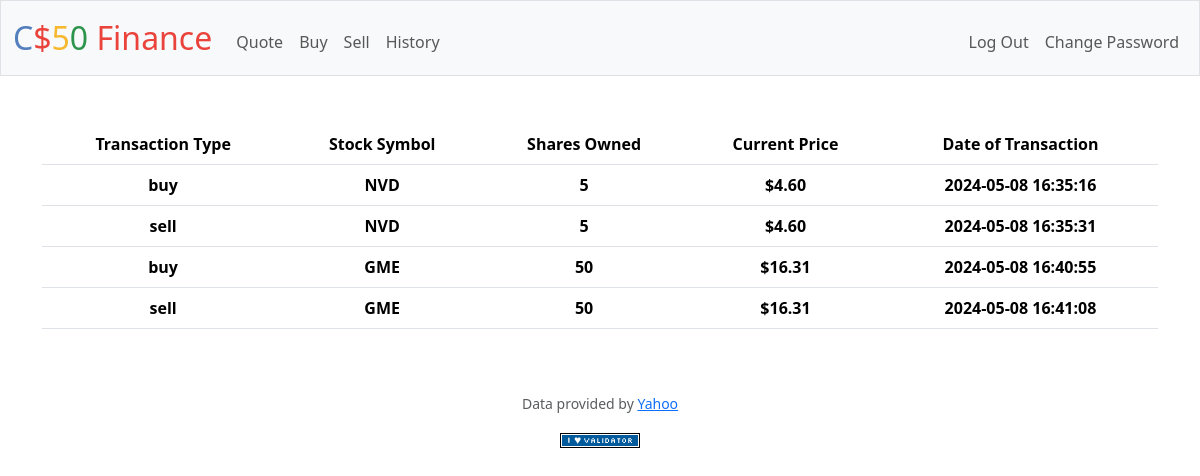
The app's page /history (signed in) with its own data.
### tables this page shows
CREATE TABLE trades ( id INTEGER NOT NULL, transaction_id INTEGER PRIMARY KEY AUTOINCREMENT, symbol TEXT NOT NULL, shares INTEGER NOT NULL, price NUMERIC NOT NULL, type TEXT, date TIMESTAMP, FOREIGN KEY(id) REFERENCES users(id) );

### app.py (the view)
@app.route("/history")
@login_required
def history():
    user_id = session["user_id"]
    trades_db = db.execute("SELECT * FROM trades WHERE id = ?", user_id)
    return render_template("history.html", db=trades_db)

### app.py (called while the page is built)
@app.after_request
def after_request(response):
    response.headers["Cache-Control"] = "no-cache, no-store, must-revalidate"
    response.headers["Expires"] = 0
    response.headers["Pragma"] = "no-cache"
    return response

### helpers.py (called while the page is built)
def login_required(f):
    @wraps(f)
    def decorated_function(*args, **kwargs):
        if session.get("user_id") is None:
            return redirect("/login")
        return f(*args, **kwargs)
    return decorated_function

def usd(value):
    return f"${value:,.2f}"

### templates/history.html (shortened to what this page needs)
{% extends "layout.html" %}
{% block main %}
    <table class="table">
        <thead>
            <tr>
                <th> Transaction Type </th>
                <th> Stock Symbol </th>
                <th> Shares Owned </th>
                <th> Current Price </th>
                <th> Date of Transaction </th>
            </tr>
        </thead>
        <tbody>
            {% for row in db %}
            <tr>
                <th> {{row["type"]}} </th>
                <th> {{row["symbol"]}} </th>
                <th> {{row["shares"]}} </th>
                <th> {{row["price"] | usd}} </th>
                <th> {{row["date"]}} </th>
            </tr>
            {% endfor %}
        </tbody>
    </table>
{% endblock %}

### records on screen
trades: type "buy", symbol "NVD", shares "5", price "$4.60", date "2024-05-08 16:35:16"
trades: type "sell", symbol "NVD", shares "5", price "$4.60", date "2024-05-08 16:35:31"
trades: type "buy", symbol "GME", shares "50", price "$16.31", date "2024-05-08 16:40:55"
trades: type "sell", symbol "GME", shares "50", price "$16.31", date "2024-05-08 16:41:08"
